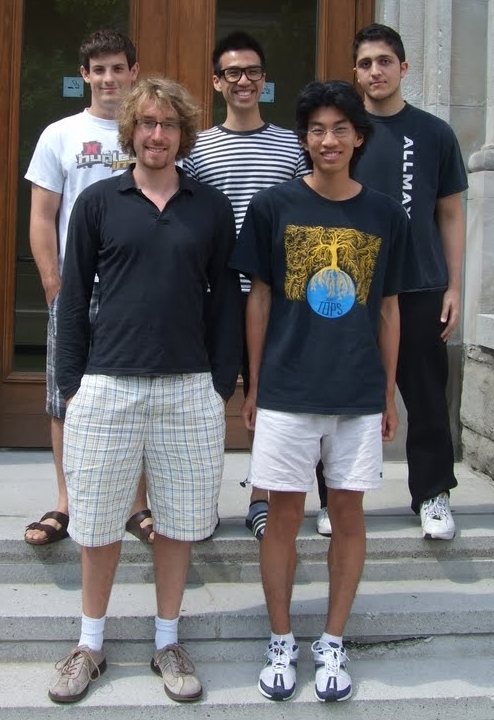
%> input picture legup-4.0/examples/multipump/sobel/group.jpg, 494 x 720 px
$ octave mydct.m   (GNU Octave 9; MATLAB toolbox functions it lacks are replaced by stand-ins)
%> lines starting %> are read from the running program, lines starting %| are printed output that depends on the picture
% from http://blog.weisu.org/2007/10/matlab-codeuse-dct-for-image_29.html

dvalue=imread('group.jpg');
%> dvalue is the input picture: size 720x494x3 uint8; mean R, G, B 107.4, 105, 106.2
dvalue = double(dvalue)/255;
%> dvalue: size 720x494x3 double
dvalue = rgb2gray(dvalue);
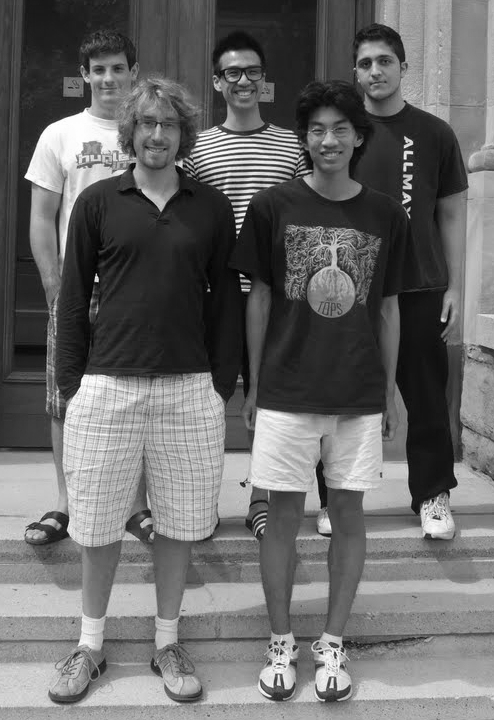
%> dvalue: size 720x494 double; min 0.00358, max 1, mean 0.415
img_dct=dct2(dvalue);
img_pow=(img_dct).^2;
img_pow=img_pow(:);
[B,index]=sort(img_pow);%no zig-zag
B=flipud(B);
index=flipud(index);
compressed_dct=zeros(size(dvalue));
coeff = 20000;% maybe change the value
for k=1:coeff
compressed_dct(index(k))=img_dct(index(k));
end
im=idct2(compressed_dct);
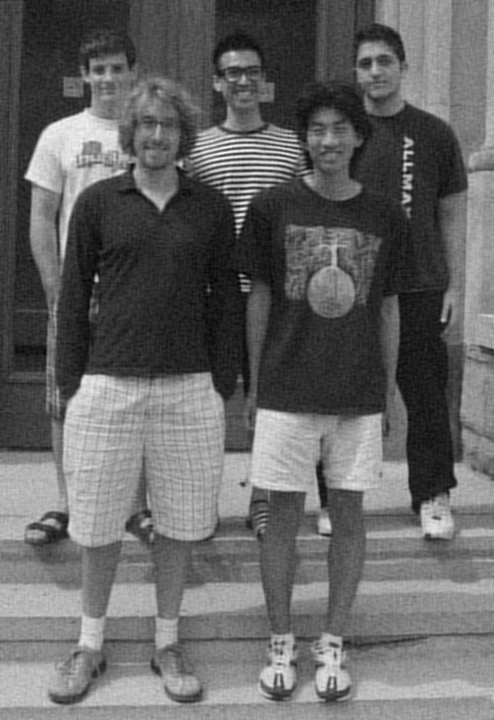
%> im: size 720x494 double; min -0.0544, max 1.12, mean 0.415; drawn with min black and max white

imwrite(im, 'maptemp2.bmp')
